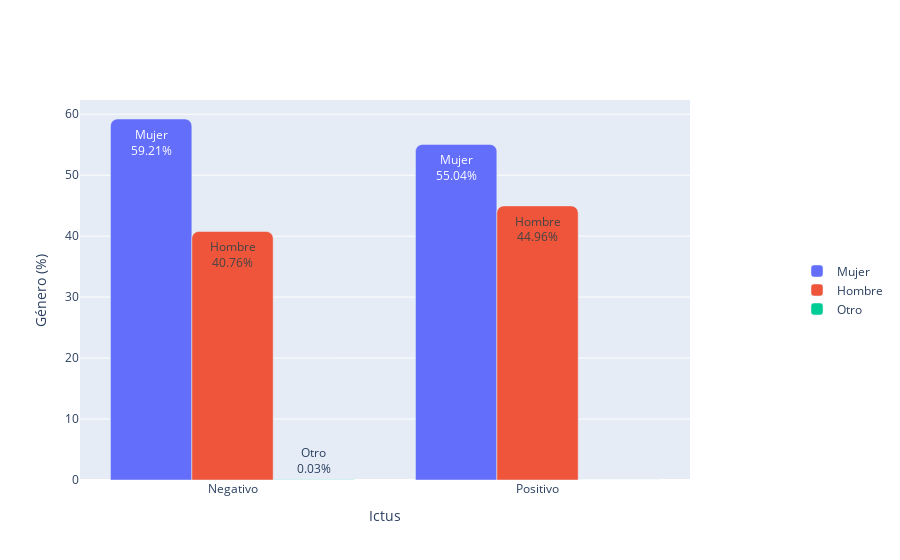

This figure's notebook cell:
### Code cell
fig = go.Figure(
    data=[
        
        go.Bar(x=gender_df.stroke, y=round(gender_df.Female*100,2), name="Mujer", text='Mujer', texttemplate="Mujer<br>%{y}%"),
        go.Bar(x=gender_df.stroke, y=round(gender_df.Male*100,2), name="Hombre", text='Hombre', texttemplate="Hombre<br>%{y}%"),
        go.Bar(x=gender_df.stroke, y=round(gender_df.Other*100,2), name="Otro", text='Otro', texttemplate="Otro<br>%{y}%"),
    ],
    layout=dict(
        barcornerradius=7,
        xaxis=dict(title='Ictus'),
        yaxis=dict(title='Género (%)'),
    ),
)
fig.update_layout(legend=dict(orientation="v", xanchor="center", x=1.25, y=0.5)) # title_text='Distribución de Género', title_x=0.5, title_y=0.9, title_font=dict(size=25), 
fig.show()
fig.write_image(os.path.join(os.path.dirname(os.path.dirname(os.path.abspath('file'))), 'utils', "image", "bar_gender.png"))

### Figure 1 — Plotly figure (JSON) as saved in the notebook; plotly's stock layout.template omitted (floating-point values rounded to 4 significant figures)
{"data": [{"name": "Mujer", "text": "Mujer", "texttemplate": "Mujer<br>%{y}%", "type": "bar", "x": ["Negativo", "Positivo"], "y": [59.21, 55.04]}, {"name": "Hombre", "text": "Hombre", "texttemplate": "Hombre<br>%{y}%", "type": "bar", "x": ["Negativo", "Positivo"], "y": [40.76, 44.96]}, {"name": "Otro", "text": "Otro", "texttemplate": "Otro<br>%{y}%", "type": "bar", "x": ["Negativo", "Positivo"], "y": [0.03, 0.0]}], "layout": {"barcornerradius": 7, "legend": {"orientation": "v", "x": 1.25, "xanchor": "center", "y": 0.5}, "xaxis": {"title": {"text": "Ictus"}}, "yaxis": {"title": {"text": "Género (%)"}}}}
